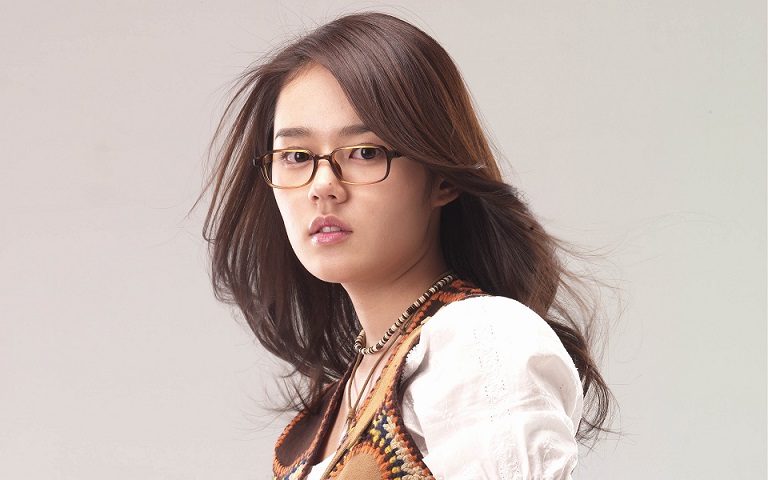
//> input picture data/test.jpg, 768 x 480 px
$ ./main16   (built with g++ and OpenCV 4)
//> lines starting //> are read from the running program, lines starting //| are printed output that depends on the picture; after the words box and inside, x2 and y2 are one past the last pixel; in counts of white or black regions, pixels touching at a corner belong together
#include<opencv2/opencv.hpp>
#include<iostream>
#include<math.h>

using namespace cv;
using namespace std;

int main(int argc,char** argv)
{
    Mat src,dst;
    src=imread("./data/test.jpg");
//> src is the input picture: 480 rows x 768 cols, CV_8UC3; mean B, G, R 175, 180.8, 194.8
    if(!src.data){
        cout<<"cannot load image ..."<<endl;
        return -1;
    }
    char INPUT_WIN[]="input image";
    char OUTPUT_WIN[]="board demo";
    namedWindow(INPUT_WIN,WINDOW_AUTOSIZE);
    namedWindow(OUTPUT_WIN,WINDOW_AUTOSIZE);
    imshow(INPUT_WIN,src);

    int top=(int)(0.05*src.rows);
//> top = 24
    int bottom=(int)(0.05*src.rows);
//> bottom = 24
    int left=(int)(0.05*src.cols);
//> left = 38
    int right=(int)(0.05*src.cols);
//> right = 38
    RNG rng(12345);
    int borderType=BORDER_DEFAULT;
    int c=0;
    while(true){
        c=waitKey(500);
//> the key 'r' is pressed
        if(char(c)==27){
            break;
        }
        if(char(c)=='r'){
            borderType=BORDER_REPLICATE;
        }else if(char(c)=='c'){
            borderType=BORDER_CONSTANT;
        }else if(char(c)=='w'){
            borderType=BORDER_WRAP;
        }else{
            borderType=BORDER_DEFAULT;
        }
        Scalar color=Scalar(rng.uniform(0,255),rng.uniform(0,255),rng.uniform(0,255));
        copyMakeBorder(src,dst,top,bottom,left,right,borderType,color);
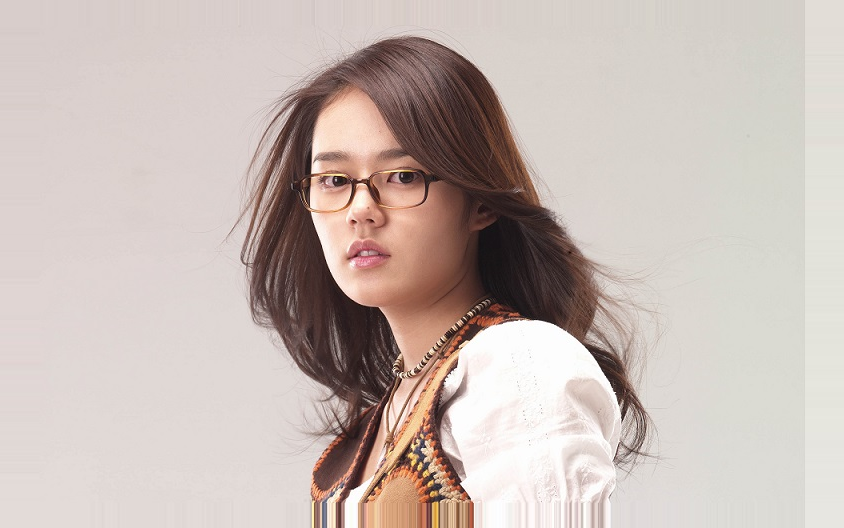
//> dst: 528 rows x 844 cols, CV_8UC3; mean B, G, R 180.6, 186.3, 199.4
//> the key 'c' is pressed
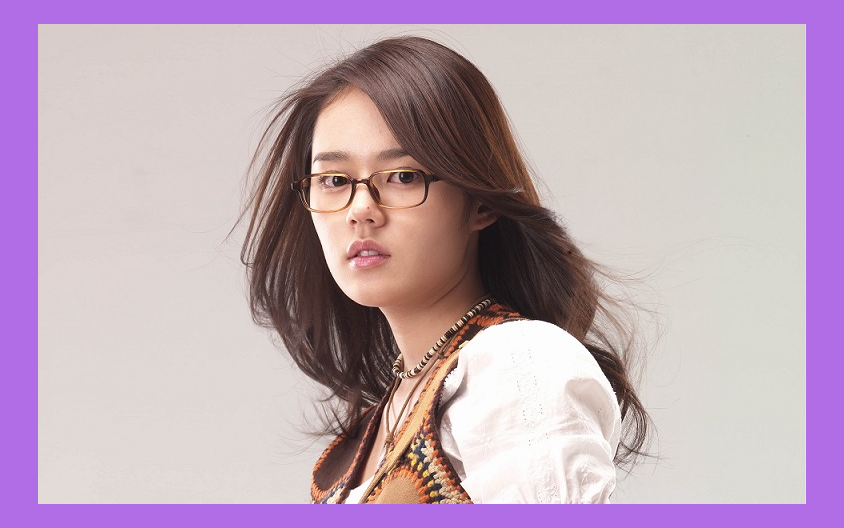
//> dst: 528 rows x 844 cols, CV_8UC3; 17.28% of pixels changed, all inside (x1, y1, x2, y2) = (0, 0, 844, 528)
//> the Esc key is pressed
        imshow(OUTPUT_WIN,dst);
    }
    waitKey(0);
    return 0;
}
